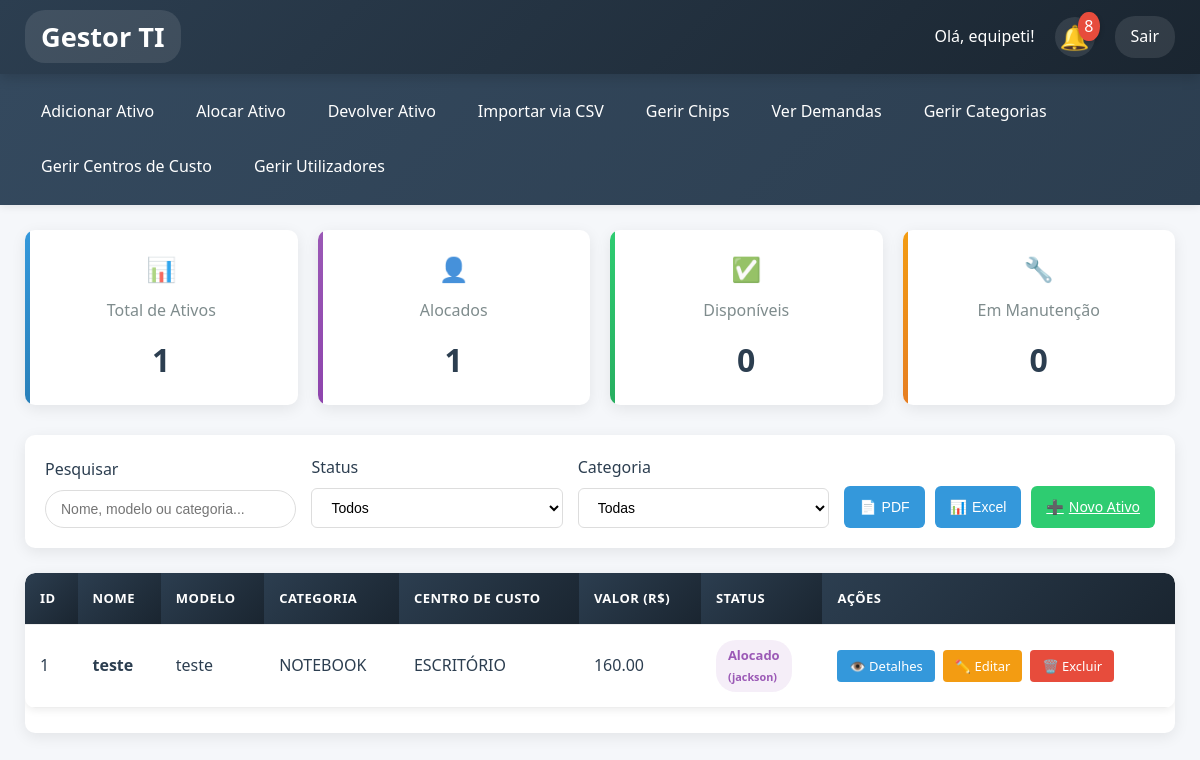
/ (signed in), run on the app's committed database.
### tables this page shows
CREATE TABLE usuarios (id INTEGER PRIMARY KEY, nome TEXT NOT NULL UNIQUE, departamento TEXT, password TEXT);

CREATE TABLE alocacoes (id INTEGER PRIMARY KEY, ativo_id INTEGER, funcionario_nome TEXT, data_alocacao DATE,
                 FOREIGN KEY (ativo_id) REFERENCES ativos(id));

CREATE TABLE ativos (
                 id INTEGER PRIMARY KEY, nome TEXT NOT NULL, descricao TEXT, categoria_id INTEGER, 
                 centro_custo_id INTEGER, modelo TEXT, valor REAL, numero_serie TEXT, 
                 data_aquisicao DATE, status TEXT DEFAULT 'Disponivel', patrimonio TEXT, 
                 numero_chip TEXT, imei1 TEXT, imei2 TEXT,
                 FOREIGN KEY (categoria_id) REFERENCES categorias(id),
                 FOREIGN KEY (centro_custo_id) REFERENCES centros_custo(id));

CREATE TABLE categorias (id INTEGER PRIMARY KEY, nome TEXT NOT NULL UNIQUE);

CREATE TABLE centros_custo (id INTEGER PRIMARY KEY, nome TEXT NOT NULL UNIQUE);

### gestor_ativos_ti.py (the view)
@app.route('/')
@login_required
def index():
    query = """
        SELECT a.id, a.nome, cat.nome as categoria, cc.nome as centro_custo,
               a.modelo, a.valor, a.status, al.funcionario_nome
        FROM ativos a
        LEFT JOIN categorias cat ON a.categoria_id = cat.id
        LEFT JOIN centros_custo cc ON a.centro_custo_id = cc.id
        LEFT JOIN alocacoes al ON a.id = al.ativo_id
    """
    notificacoes_recentes = db_query("SELECT * FROM notificacoes ORDER BY data_criacao DESC LIMIT 3")
    categorias = db_query("SELECT * FROM categorias ORDER BY nome")
    return render_template('index.html', ativos=db_query(query), notificacoes_recentes=notificacoes_recentes, categorias=categorias)

### gestor_ativos_ti.py (called while the page is built)
@login_manager.user_loader
def load_user(user_id):
    conn = sqlite3.connect('ativos_ti.db')
    c = conn.cursor()
    c.execute("SELECT id, nome FROM usuarios WHERE id = ?", (user_id,))
    user_data = c.fetchone()
    conn.close()
    if user_data:
        return User(id=user_data[0], nome=user_data[1])
    return None

def db_query(query, params=(), fetchone=False, commit=False):
    conn = sqlite3.connect('ativos_ti.db')
    conn.row_factory = sqlite3.Row
    c = conn.cursor()
    c.execute(query, params)
    result = c.fetchone() if fetchone else c.fetchall()
    if commit:
        conn.commit()
    conn.close()
    return result

### templates/index.html (shortened to what this page needs)
{% extends "base.html" %}
{% block content %}
<div class="stats-container">
    <div class="stat-card total">
        <div class="stat-icon">📊</div>
        <div class="stat-title">Total de Ativos</div>
        <div class="stat-value">{{ ativos|length }}</div>
    </div>
    <div class="stat-card alocado">
        <div class="stat-icon">👤</div>
        <div class="stat-title">Alocados</div>
        <div class="stat-value">{{ ativos|selectattr('status', 'equalto', 'Alocado')|list|length }}</div>
    </div>
    <div class="stat-card disponivel">
        <div class="stat-icon">✅</div>
        <div class="stat-title">Disponíveis</div>
        <div class="stat-value">{{ ativos|selectattr('status', 'equalto', 'Disponível')|list|length }}</div>
    </div>
    <div class="stat-card manutencao">
        <div class="stat-icon">🔧</div>
        <div class="stat-title">Em Manutenção</div>
        <div class="stat-value">{{ ativos|selectattr('status', 'equalto', 'Manutenção')|list|length }}</div>
    </div>
</div>
<div class="filters-container">
    <div class="filter-group">
        <label class="filter-label">Pesquisar</label>
        <input type="text" class="filter-input" id="search-input" placeholder="Nome, modelo ou categoria...">
    </div>
    <div class="filter-group">
        <label class="filter-label">Status</label>
        <select class="filter-select" id="status-filter">
            <option value="">Todos</option>
        </select>
    </div>
    <div class="filter-group">
        <label class="filter-label">Categoria</label>
        <select class="filter-select" id="category-filter">
            <option value="">Todas</option>
        </select>
    </div>
    <div class="action-buttons">
        <button class="action-btn btn-export" onclick="exportToPDF()">
            <span>📄</span> PDF
        </button>
        <button class="action-btn btn-export" onclick="exportToExcel()">
            <span>📊</span> Excel
        </button>
        <a href="{{ url_for('adicionar_ativo') }}" class="action-btn btn-add">
            <span>➕</span> Novo Ativo
        </a>
    </div>
</div>
<div class="table-container">
    <table class="table" id="ativos-table">
        <thead>
            <tr>
                <th>ID</th>
                <th>Nome</th>
                <th>Modelo</th>
                <th>Categoria</th>
                <th>Centro de Custo</th>
                <th>Valor (R$)</th>
                <th>Status</th>
                <th>Ações</th>
            </tr>
        </thead>
        <tbody>
            {% for ativo in ativos %}
            <tr>
                <td>{{ ativo.id }}</td>
                <td><strong>{{ ativo.nome }}</strong></td>
                <td>{{ ativo.modelo or 'N/A' }}</td>
                <td>{{ ativo.categoria or 'N/A' }}</td>
                <td>{{ ativo.centro_custo or 'N/A' }}</td>
                <td>{{ "%.2f"|format(ativo.valor|float) if ativo.valor else 'N/A' }}</td>
                <td>
                    <span class="status-badge status-{{ ativo.status|lower }}">
                        {{ ativo.status }}
                        {% if ativo.status == 'Alocado' and ativo.funcionario_nome %}
                            <br><small>({{ ativo.funcionario_nome }})</small>
                        {% endif %}
                    </span>
                </td>
                <td>
                    <div class="action-links">
                        <a href="{{ url_for('detalhes_ativo', id=ativo.id) }}" class="action-link link-details">
                            <span>👁️</span> Detalhes
                        </a>
                        <a href="{{ url_for('editar_ativo', id=ativo.id) }}" class="action-link link-edit">
                            <span>✏️</span> Editar
                        </a>
                        <a href="{{ url_for('excluir_ativo', id=ativo.id) }}" class="action-link link-delete" onclick="return confirm('Tem certeza que deseja excluir este ativo?');">
                            <span>🗑️</span> Excluir
                        </a>
                    </div>
                </td>
            </tr>
            {% endfor %}
        </tbody>
    </table>
</div>
{% endblock %}

### templates/base.html (shortened to what this page needs)
<!DOCTYPE html>
<html lang="pt-BR">
<head>
</head>
<body>
    <header class="header-bar">
        <h1><a href="{{ url_for('index') }}">Gestor TI</a></h1>
        <div>
            <span>Olá, {{ current_user.nome }}!</span>
            <div class="notifications">
                <div class="notification-bell" id="notification-bell">🔔</div>
                <span class="notification-count" id="notif-count" style="display: none;"></span>
            </div>
            <a href="{{ url_for('logout') }}">Sair</a>
        </div>
    </header>
    <nav class="nav">
        <a href="{{ url_for('adicionar_ativo') }}">Adicionar Ativo</a>
        <a href="{{ url_for('alocar_ativo') }}">Alocar Ativo</a>
        <a href="{{ url_for('devolver_ativo') }}">Devolver Ativo</a>
        <a href="{{ url_for('importar_csv') }}">Importar via CSV</a>
        <a href="{{ url_for('listar_chips') }}">Gerir Chips</a>
        <a href="{{ url_for('listar_demandas') }}">Ver Demandas</a>
        <a href="{{ url_for('listar_categorias') }}">Gerir Categorias</a>
        <a href="{{ url_for('listar_centros_custo') }}">Gerir Centros de Custo</a>
        <a href="{{ url_for('listar_usuarios') }}">Gerir Utilizadores</a>
    </nav>
    <main class="content">
        {% block content %}{% endblock %}
    </main>
</body>
</html>

### templates/base.html (style rules this page uses)
:root { --primary-color: #2c3e50; --secondary-color: #3498db; --accent-color: #e74c3c; --light-bg: #f5f7fa; --white: #ffffff; --text-dark: #2c3e50; --border-color: #ddd; --hover-bg: #f8f9fa; --success-color: #27ae60; --warning-color: #f39c12; --nav-bg: #34495e; --nav-hover: #46627f; --header-bg: #2c3e50; --notification-bg: #fff; --notification-border: #ddd; --shadow: 0 4px 12px rgba(0,0,0,0.15); --shadow-light: 0 2px 8px rgba(0,0,0,0.08); }
* { box-sizing: border-box; margin: 0; padding: 0; }
body { font-family: 'Segoe UI', Roboto, Oxygen, Ubuntu, Cantarell, sans-serif; margin: 0; background-color: var(--light-bg); color: var(--text-dark); line-height: 1.6; }
.header-bar { display: flex; justify-content: space-between; align-items: center; background: linear-gradient(135deg, var(--header-bg), #1a2530); color: white; padding: 15px 25px; box-shadow: var(--shadow); position: relative; z-index: 100; }
.header-bar h1 { margin: 0; font-size: 1.7em; font-weight: 600; }
.header-bar h1 a { color: white; text-decoration: none; transition: all 0.3s ease; }
.header-bar > div { display: flex; align-items: center; gap: 20px; }
.header-bar span { font-size: 1em; font-weight: 500; }
.header-bar a { color: white; text-decoration: none; padding: 8px 16px; border-radius: 20px; transition: all 0.3s ease; background-color: rgba(255, 255, 255, 0.1); }
.nav { display: flex; gap: 10px; flex-wrap: wrap; background: linear-gradient(135deg, var(--nav-bg), #2c3e50); padding: 15px 25px; box-shadow: var(--shadow-light); }
.nav a { color: white; text-decoration: none; padding: 10px 16px; border-radius: 6px; transition: all 0.3s ease; font-weight: 500; position: relative; }
.nav a::after { content: ""; position: absolute; bottom: 0; left: 0; width: 0; height: 2px; background-color: var(--secondary-color); transition: width 0.3s ease; }
.content { padding: 25px; max-width: 1400px; margin: 0 auto; }
table { border-collapse: collapse; width: 100%; background-color: var(--white); border-radius: 10px; overflow: hidden; box-shadow: var(--shadow-light); margin-bottom: 25px; }
th, td { border: none; padding: 14px 18px; text-align: left; border-bottom: 1px solid #eee; }
th { background: linear-gradient(135deg, var(--primary-color), #1a2530); color: var(--white); font-weight: 600; text-transform: uppercase; font-size: 13px; letter-spacing: 0.5px; position: sticky; top: 0; }
.notifications { position: relative; }
.notification-bell { font-size: 1.5em; cursor: pointer; transition: all 0.3s ease; display: flex; align-items: center; justify-content: center; width: 40px; height: 40px; border-radius: 50%; background-color: rgba(255, 255, 255, 0.1); }
.notification-count { position: absolute; top: -5px; right: -5px; background: var(--accent-color); color: white; border-radius: 50%; padding: 2px 6px; font-size: 0.7em; font-weight: 600; box-shadow: 0 2px 5px rgba(0,0,0,0.2); min-width: 20px; text-align: center; }

### data on the page
usuarios: nome "equipeti"
alocacoes: id "1", nome "teste", modelo "teste", nome "NOTEBOOK", nome "ESCRITÓRIO", status "Alocado", funcionario_nome "jackson"
ativos: valor "160.00"

### other printed values
{{ ativos|length }} "1"
{{ ativos|selectattr('status', 'equalto', 'Alocado')|list|length }} "1"
{{ ativos|selectattr('status', 'equalto', 'Disponível')|list|length }} "0"
{{ ativos|selectattr('status', 'equalto', 'Manutenção')|list|length }} "0"
